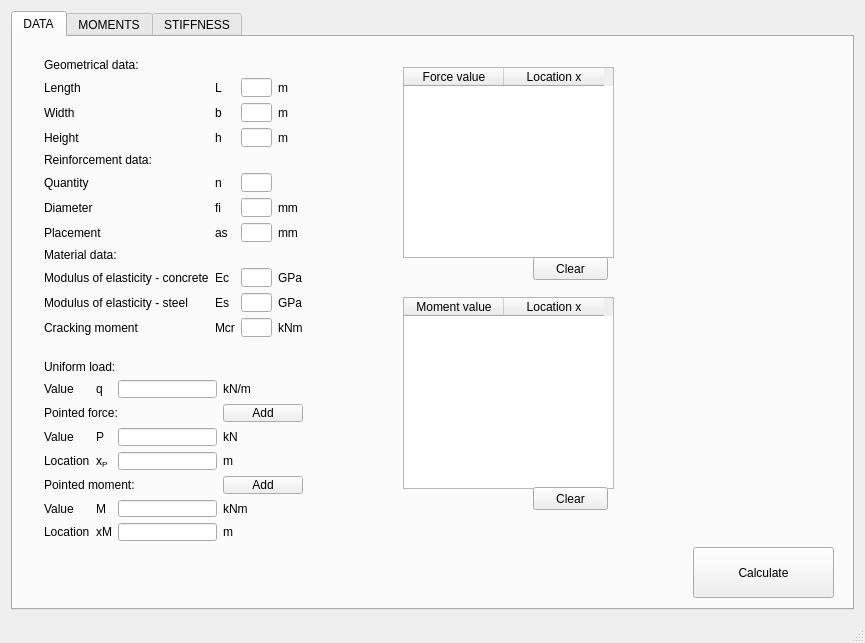
<?xml version="1.0" encoding="UTF-8"?>
<ui version="4.0">
 <class>MainWindow</class>
 <widget class="QMainWindow" name="MainWindow">
  <property name="geometry">
   <rect>
    <x>0</x>
    <y>0</y>
    <width>865</width>
    <height>643</height>
   </rect>
  </property>
  <property name="windowTitle">
   <string>Stiffness Calculator</string>
  </property>
  <widget class="QWidget" name="centralWidget">
   <layout class="QHBoxLayout" name="horizontalLayout">
    <item>
     <widget class="QTabWidget" name="tabWidget">
      <property name="currentIndex">
       <number>0</number>
      </property>
      <widget class="QWidget" name="DATA">
       <attribute name="title">
        <string>DATA</string>
       </attribute>
       <widget class="QPushButton" name="calculateButton">
        <property name="geometry">
         <rect>
          <x>680</x>
          <y>510</y>
          <width>141</width>
          <height>51</height>
         </rect>
        </property>
        <property name="text">
         <string>Calculate</string>
        </property>
       </widget>
       <widget class="QWidget" name="gridLayoutWidget">
        <property name="geometry">
         <rect>
          <x>20</x>
          <y>10</y>
          <width>281</width>
          <height>301</height>
         </rect>
        </property>
        <layout class="QGridLayout" name="gridLayout">
         <item row="9" column="3">
          <widget class="QLabel" name="label_26">
           <property name="text">
            <string>GPa</string>
           </property>
          </widget>
         </item>
         <item row="10" column="3">
          <widget class="QLabel" name="label_27">
           <property name="text">
            <string>GPa</string>
           </property>
          </widget>
         </item>
         <item row="11" column="0">
          <widget class="QLabel" name="label_28">
           <property name="text">
            <string>Cracking moment</string>
           </property>
          </widget>
         </item>
         <item row="11" column="1">
          <widget class="QLabel" name="label_29">
           <property name="text">
            <string>Mcr</string>
           </property>
          </widget>
         </item>
         <item row="11" column="3">
          <widget class="QLabel" name="label_30">
           <property name="text">
            <string>kNm</string>
           </property>
          </widget>
         </item>
         <item row="11" column="2">
          <widget class="QLineEdit" name="crackingValue"/>
         </item>
         <item row="1" column="0">
          <widget class="QLabel" name="label_01">
           <property name="text">
            <string>Length</string>
           </property>
          </widget>
         </item>
         <item row="1" column="1">
          <widget class="QLabel" name="label_12">
           <property name="text">
            <string>L</string>
           </property>
          </widget>
         </item>
         <item row="2" column="0">
          <widget class="QLabel" name="label_2">
           <property name="text">
            <string>Width</string>
           </property>
          </widget>
         </item>
         <item row="5" column="0">
          <widget class="QLabel" name="label_5">
           <property name="text">
            <string>Quantity</string>
           </property>
          </widget>
         </item>
         <item row="3" column="0">
          <widget class="QLabel" name="label_3">
           <property name="text">
            <string>Height</string>
           </property>
          </widget>
         </item>
         <item row="4" column="0" colspan="4">
          <widget class="QLabel" name="label_4">
           <property name="text">
            <string>Reinforcement data:</string>
           </property>
          </widget>
         </item>
         <item row="6" column="0">
          <widget class="QLabel" name="label_6">
           <property name="text">
            <string>Diameter</string>
           </property>
          </widget>
         </item>
         <item row="7" column="0">
          <widget class="QLabel" name="label_7">
           <property name="text">
            <string>Placement</string>
           </property>
          </widget>
         </item>
         <item row="3" column="1">
          <widget class="QLabel" name="label_14">
           <property name="text">
            <string>h</string>
           </property>
          </widget>
         </item>
         <item row="9" column="0">
          <widget class="QLabel" name="label_10">
           <property name="text">
            <string>Modulus of elasticity - concrete</string>
           </property>
          </widget>
         </item>
         <item row="8" column="0" colspan="4">
          <widget class="QLabel" name="label_9">
           <property name="text">
            <string>Material data:</string>
           </property>
          </widget>
         </item>
         <item row="10" column="0">
          <widget class="QLabel" name="label_11">
           <property name="text">
            <string>Modulus of elasticity - steel</string>
           </property>
          </widget>
         </item>
         <item row="2" column="1">
          <widget class="QLabel" name="label_13">
           <property name="text">
            <string>b</string>
           </property>
          </widget>
         </item>
         <item row="6" column="1">
          <widget class="QLabel" name="label_16">
           <property name="text">
            <string>fi</string>
           </property>
          </widget>
         </item>
         <item row="7" column="1">
          <widget class="QLabel" name="label_17">
           <property name="text">
            <string>as</string>
           </property>
          </widget>
         </item>
         <item row="9" column="1">
          <widget class="QLabel" name="label_18">
           <property name="text">
            <string>Ec</string>
           </property>
          </widget>
         </item>
         <item row="10" column="1">
          <widget class="QLabel" name="label_19">
           <property name="text">
            <string>Es</string>
           </property>
          </widget>
         </item>
         <item row="2" column="3">
          <widget class="QLabel" name="label_21">
           <property name="text">
            <string>m</string>
           </property>
          </widget>
         </item>
         <item row="1" column="3">
          <widget class="QLabel" name="label_20">
           <property name="text">
            <string>m</string>
           </property>
          </widget>
         </item>
         <item row="3" column="2">
          <widget class="QLineEdit" name="heightValue"/>
         </item>
         <item row="9" column="2">
          <widget class="QLineEdit" name="moeConcreteValue"/>
         </item>
         <item row="7" column="2">
          <widget class="QLineEdit" name="steelPlacementValue"/>
         </item>
         <item row="2" column="2">
          <widget class="QLineEdit" name="widthValue"/>
         </item>
         <item row="6" column="2">
          <widget class="QLineEdit" name="diameterValue"/>
         </item>
         <item row="3" column="3">
          <widget class="QLabel" name="label_22">
           <property name="text">
            <string>m</string>
           </property>
          </widget>
         </item>
         <item row="5" column="2">
          <widget class="QLineEdit" name="quantityValue"/>
         </item>
         <item row="1" column="2">
          <widget class="QLineEdit" name="lengthValue"/>
         </item>
         <item row="10" column="2">
          <widget class="QLineEdit" name="moeSteelValue"/>
         </item>
         <item row="5" column="1">
          <widget class="QLabel" name="label_15">
           <property name="text">
            <string>n</string>
           </property>
          </widget>
         </item>
         <item row="6" column="3">
          <widget class="QLabel" name="label_24">
           <property name="text">
            <string>mm</string>
           </property>
          </widget>
         </item>
         <item row="5" column="3">
          <widget class="QLabel" name="label_23">
           <property name="text">
            <string/>
           </property>
          </widget>
         </item>
         <item row="7" column="3">
          <widget class="QLabel" name="label_25">
           <property name="text">
            <string>mm</string>
           </property>
          </widget>
         </item>
         <item row="0" column="0" colspan="4">
          <widget class="QLabel" name="label_8">
           <property name="text">
            <string>Geometrical data:</string>
           </property>
          </widget>
         </item>
        </layout>
       </widget>
       <widget class="QWidget" name="gridLayoutWidget_2">
        <property name="geometry">
         <rect>
          <x>20</x>
          <y>312</y>
          <width>281</width>
          <height>203</height>
         </rect>
        </property>
        <layout class="QGridLayout" name="gridLayout_2">
         <item row="4" column="2">
          <widget class="QLineEdit" name="pointedForceLocation"/>
         </item>
         <item row="7" column="2">
          <widget class="QLineEdit" name="pointedMomentLocation"/>
         </item>
         <item row="2" column="3">
          <widget class="QPushButton" name="pointedForceButton">
           <property name="text">
            <string>Add</string>
           </property>
          </widget>
         </item>
         <item row="7" column="3">
          <widget class="QLabel" name="label_47">
           <property name="text">
            <string>m</string>
           </property>
          </widget>
         </item>
         <item row="4" column="3">
          <widget class="QLabel" name="label_45">
           <property name="text">
            <string>m</string>
           </property>
          </widget>
         </item>
         <item row="5" column="3">
          <widget class="QPushButton" name="pointedMomentButton">
           <property name="text">
            <string>Add</string>
           </property>
          </widget>
         </item>
         <item row="1" column="2">
          <widget class="QLineEdit" name="uniformLoadValue"/>
         </item>
         <item row="4" column="0">
          <widget class="QLabel" name="label_34">
           <property name="text">
            <string>Location</string>
           </property>
          </widget>
         </item>
         <item row="6" column="1">
          <widget class="QLabel" name="label_41">
           <property name="text">
            <string>M</string>
           </property>
          </widget>
         </item>
         <item row="6" column="0">
          <widget class="QLabel" name="label_36">
           <property name="text">
            <string>Value</string>
           </property>
          </widget>
         </item>
         <item row="7" column="0">
          <widget class="QLabel" name="label_37">
           <property name="text">
            <string>Location</string>
           </property>
          </widget>
         </item>
         <item row="1" column="1">
          <widget class="QLabel" name="label_38">
           <property name="text">
            <string>q</string>
           </property>
          </widget>
         </item>
         <item row="3" column="2">
          <widget class="QLineEdit" name="pointedForceValue"/>
         </item>
         <item row="5" column="0" colspan="3">
          <widget class="QLabel" name="label_35">
           <property name="text">
            <string>Pointed moment:</string>
           </property>
          </widget>
         </item>
         <item row="6" column="2">
          <widget class="QLineEdit" name="pointedMomentValue"/>
         </item>
         <item row="1" column="0">
          <widget class="QLabel" name="label_31">
           <property name="text">
            <string>Value</string>
           </property>
          </widget>
         </item>
         <item row="2" column="0" colspan="3">
          <widget class="QLabel" name="label_32">
           <property name="text">
            <string>Pointed force:</string>
           </property>
          </widget>
         </item>
         <item row="7" column="1">
          <widget class="QLabel" name="label_42">
           <property name="text">
            <string>xM</string>
           </property>
          </widget>
         </item>
         <item row="1" column="3">
          <widget class="QLabel" name="label_43">
           <property name="text">
            <string>kN/m</string>
           </property>
          </widget>
         </item>
         <item row="3" column="1">
          <widget class="QLabel" name="label_39">
           <property name="text">
            <string>P</string>
           </property>
          </widget>
         </item>
         <item row="3" column="3">
          <widget class="QLabel" name="label_44">
           <property name="text">
            <string>kN</string>
           </property>
          </widget>
         </item>
         <item row="3" column="0">
          <widget class="QLabel" name="label_33">
           <property name="text">
            <string>Value</string>
           </property>
          </widget>
         </item>
         <item row="4" column="1">
          <widget class="QLabel" name="label_40">
           <property name="text">
            <string>x&lt;sub&gt;P&lt;/sub&gt;</string>
           </property>
          </widget>
         </item>
         <item row="6" column="3">
          <widget class="QLabel" name="label_46">
           <property name="text">
            <string>kNm</string>
           </property>
          </widget>
         </item>
         <item row="0" column="0" colspan="4">
          <widget class="QLabel" name="label">
           <property name="text">
            <string>Uniform load:</string>
           </property>
          </widget>
         </item>
        </layout>
       </widget>
       <widget class="QTableWidget" name="pointedForceTable">
        <property name="geometry">
         <rect>
          <x>390</x>
          <y>30</y>
          <width>211</width>
          <height>191</height>
         </rect>
        </property>
        <column>
         <property name="text">
          <string>Force value</string>
         </property>
        </column>
        <column>
         <property name="text">
          <string>Location x</string>
         </property>
        </column>
       </widget>
       <widget class="QTableWidget" name="pointedMomentTable">
        <property name="geometry">
         <rect>
          <x>390</x>
          <y>260</y>
          <width>211</width>
          <height>192</height>
         </rect>
        </property>
        <column>
         <property name="text">
          <string>Moment value</string>
         </property>
        </column>
        <column>
         <property name="text">
          <string>Location x</string>
         </property>
        </column>
       </widget>
       <widget class="QPushButton" name="clearForceTableButton">
        <property name="geometry">
         <rect>
          <x>520</x>
          <y>220</y>
          <width>75</width>
          <height>23</height>
         </rect>
        </property>
        <property name="text">
         <string>Clear</string>
        </property>
       </widget>
       <widget class="QPushButton" name="clearMomentsTableButton">
        <property name="geometry">
         <rect>
          <x>520</x>
          <y>450</y>
          <width>75</width>
          <height>23</height>
         </rect>
        </property>
        <property name="text">
         <string>Clear</string>
        </property>
       </widget>
      </widget>
      <widget class="QWidget" name="MOMENTS">
       <attribute name="title">
        <string>MOMENTS</string>
       </attribute>
       <layout class="QGridLayout" name="gridLayout_3">
        <item row="0" column="0">
         <widget class="QTableWidget" name="resultMomentsTable">
          <property name="sizePolicy">
           <sizepolicy hsizetype="Maximum" vsizetype="Expanding">
            <horstretch>0</horstretch>
            <verstretch>0</verstretch>
           </sizepolicy>
          </property>
          <property name="minimumSize">
           <size>
            <width>200</width>
            <height>0</height>
           </size>
          </property>
          <column>
           <property name="text">
            <string>Location</string>
           </property>
          </column>
          <column>
           <property name="text">
            <string>Moment value</string>
           </property>
          </column>
         </widget>
        </item>
        <item row="0" column="1">
         <widget class="QWidget" name="momentsGraph" native="true">
          <property name="sizePolicy">
           <sizepolicy hsizetype="Expanding" vsizetype="Preferred">
            <horstretch>0</horstretch>
            <verstretch>0</verstretch>
           </sizepolicy>
          </property>
          <layout class="QVBoxLayout" name="verticalLayoutMoments"/>
         </widget>
        </item>
       </layout>
      </widget>
      <widget class="QWidget" name="STIFFNESS">
       <attribute name="title">
        <string>STIFFNESS</string>
       </attribute>
       <layout class="QGridLayout" name="gridLayout_4">
        <item row="0" column="0">
         <widget class="QTableWidget" name="resultStiffnessTable">
          <property name="sizePolicy">
           <sizepolicy hsizetype="Maximum" vsizetype="Expanding">
            <horstretch>0</horstretch>
            <verstretch>0</verstretch>
           </sizepolicy>
          </property>
          <property name="minimumSize">
           <size>
            <width>200</width>
            <height>0</height>
           </size>
          </property>
          <column>
           <property name="text">
            <string>Location</string>
           </property>
          </column>
          <column>
           <property name="text">
            <string>Stiffness value</string>
           </property>
          </column>
         </widget>
        </item>
        <item row="0" column="1">
         <widget class="QWidget" name="stiffnessGraph" native="true">
          <property name="sizePolicy">
           <sizepolicy hsizetype="Expanding" vsizetype="Preferred">
            <horstretch>0</horstretch>
            <verstretch>0</verstretch>
           </sizepolicy>
          </property>
          <layout class="QVBoxLayout" name="verticalLayoutStiffness"/>
         </widget>
        </item>
       </layout>
      </widget>
     </widget>
    </item>
   </layout>
  </widget>
  <widget class="QStatusBar" name="statusBar"/>
 </widget>
 <layoutdefault spacing="6" margin="11"/>
 <resources/>
 <connections/>
</ui>
